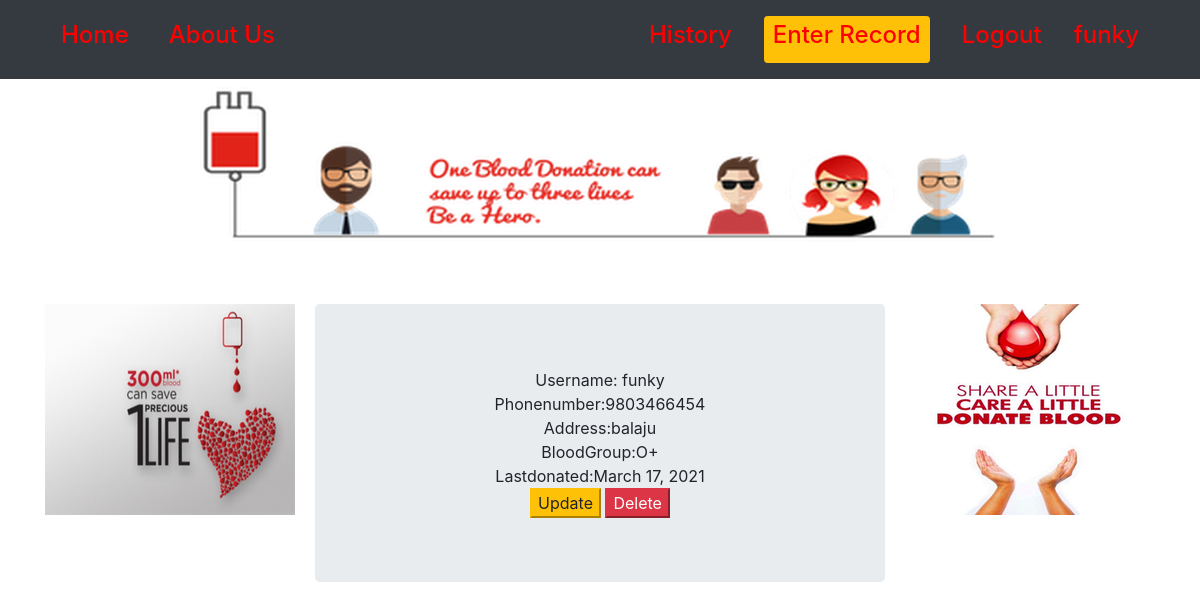
Page /profile/funky/3/ (signed in) on the earlier database version.
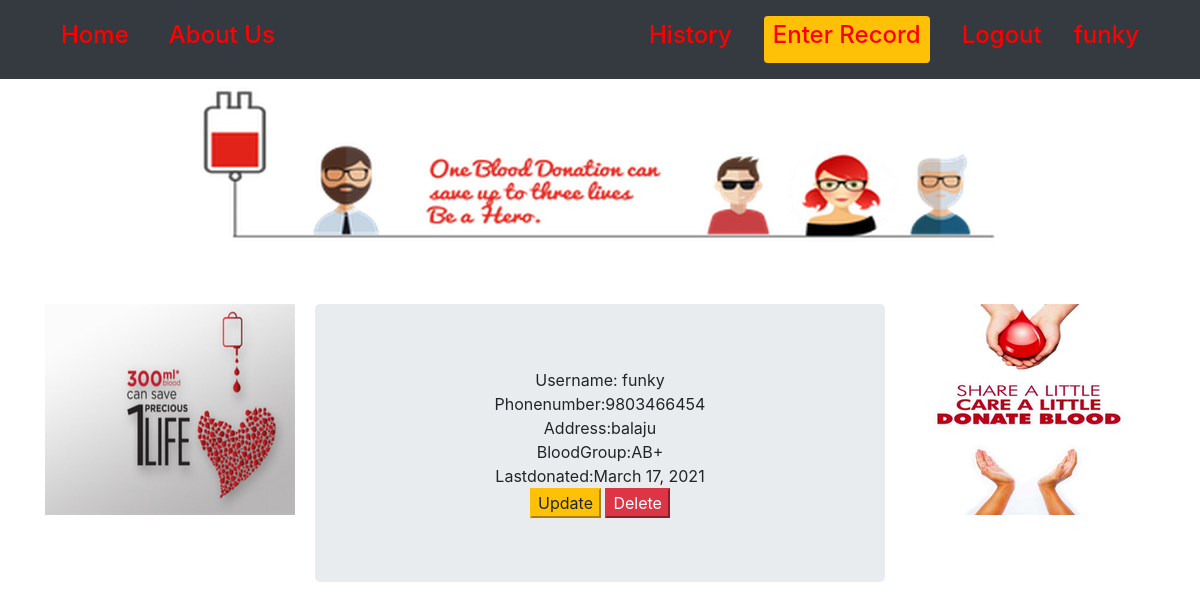
Same page on the later database version.
### record/models.py (models this page shows, shortened)
class History(models.Model):
    user=models.ForeignKey(UserProfile, on_delete=models.CASCADE)
    lastdonateddate = models.DateField(default=timezone.now())

### accounts/models.py (models this page shows, shortened)
class UserProfile(AbstractBaseUser, PermissionsMixin):
    email=models.EmailField(max_length=200, unique=True)
    username=models.CharField(max_length=10,unique=True)
    is_active = models.BooleanField(default=True)
    is_staff = models.BooleanField(default=False)
    bloodgroup=models.CharField(choices=Blood_Group,max_length=3)
    phonenumber=models.CharField(max_length=10,unique=True)
    address = models.CharField(max_length=264)
    objects = UserProfileManager()
    USERNAME_FIELD='email'
    REQUIRED_FIELDS=['username']
    def __str__(self):
        return self.email

### record/views.py (the view)
# urls.py: path('profile/<username>/<int:pk>/',views.ProfileDetailView.as_view(),name='historydetail'),
class ProfileDetailView(LoginRequiredMixin, SelectRelatedMixin, DetailView):
    model = History
    template_name='record/profiledetail.html'
    select_related=("user",)
    def get_queryset(self):
        queryset = super().get_queryset()
        return queryset.filter(user_id=self.request.user.id)

### record/templates/record/profiledetail.html
{% extends "mainbase.html" %}
{% block content %}
  <div class="col jumbotron text-center">
      <a>Username: {{history.user.username}} </a><br>
      <a>Phonenumber:{{history.user.phonenumber}} </a><br>
      <a>Address:{{history.user.address}} </a><br>
      <a>BloodGroup:{{history.user.bloodgroup}} </a><br>
      <a>Lastdonated:{{history.lastdonateddate}}</a><br>
        <a href="{%url 'record:profileupdate' username=history.user pk=history.pk%}">
          <button type="button" class="btn-warning">Update</button>
        </a>
        <a href="{%url 'record:deletehistory' username=history.user pk=history.pk%}">
          <button type="button" class="btn-danger">Delete</button>
        </a>
    </div>
{% endblock %}

Differences in the rows shown:
changed through a linked row, History "funky": user.bloodgroup "O+" → "AB+"
